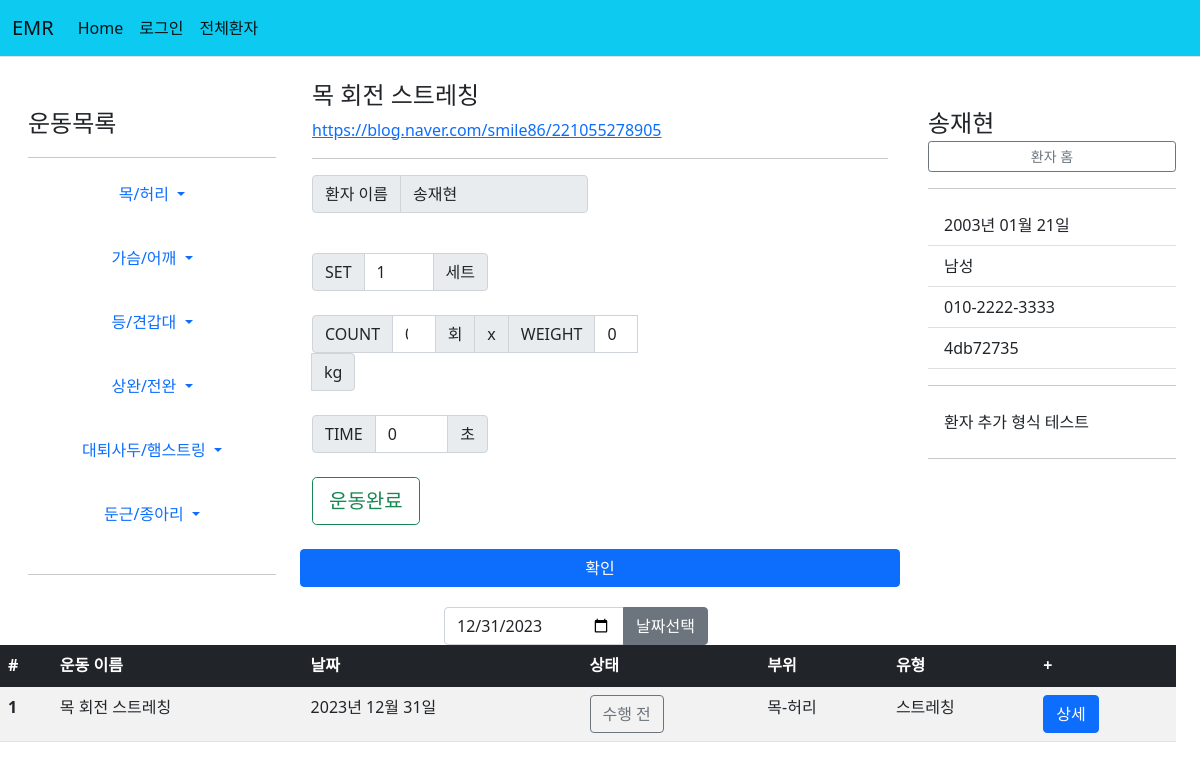
The page /patient/4db72735-7524-4b8d-b64b-b228c6ceb18b/ce3b4ced-a5bc-4786-ac72-ff42a18cb0aa/2023-12-31/modify/ on the database its author committed.
### patient/models.py (models this page shows, shortened)
class Exercise(models.Model):
    name = models.CharField(primary_key=True, max_length=30)
    part = models.ForeignKey(Part, on_delete=models.CASCADE)
    type = models.ForeignKey(ExerciseType, on_delete=models.CASCADE)
    link = models.URLField(default='https://blog.naver.com/smile86/221055278905')

class Patient2(models.Model):
    id = models.CharField(primary_key=True, max_length=36, default=uuid.uuid4)
    name = models.CharField(max_length=10)
    front_resident = models.CharField(max_length=6)
    back_resident = models.CharField(max_length=1)
    phone = models.CharField(max_length=30)
    memo = models.TextField(default='메모')
    exercise_memo = models.TextField(default='운동처방 메모')
    rom_memo = models.TextField(default='가동범위 검사 메모')
    clinic_memo = models.TextField(default='물리치료 메모')

class ExerciseList(models.Model):
    code = models.CharField(primary_key=True, max_length=36, default=uuid.uuid4)
    exercise = models.ForeignKey(Exercise, on_delete=models.CASCADE)
    patient = models.ForeignKey(Patient2, on_delete=models.CASCADE)
    date = models.DateField(default=date.today)
    count = models.IntegerField(default=0)
    set = models.IntegerField(default=1)
    time = models.IntegerField(default=0)
    weight = models.IntegerField(default=0)
    done = models.BooleanField(default=False)

class Part(models.Model):
    part = models.CharField(primary_key=True, max_length=10)

class ExerciseType(models.Model):
    type = models.CharField(primary_key=True, max_length=20)

### patient/views.py (the view)
# urls.py: path('<str:patient_id>/<str:exercise_code>/<str:selected_date>/modify/', views.exercise_modify, name='exercise_modify'),
def exercise_modify(request, exercise_code, patient_id, selected_date=''):
    exercise_ins = get_object_or_404(ExerciseList, pk=exercise_code)
    exercise = get_object_or_404(Exercise, pk=exercise_ins.exercise.name)
    patient = get_object_or_404(Patient2, pk=patient_id)
    selected_date = request.GET.get('date', selected_date)
    if selected_date=='':
        selected_date=str(timezone.now().date())
    exercise_list = ExerciseList.objects.filter(patient=patient_id, date=selected_date)
    if request.method == 'POST':
        form = ExerciseAddForm(request.POST, instance=exercise_ins)
        if form.is_valid():
            exercise = form.save(commit=False)
            exercise.save()
            return redirect('patient:exercise', patient_id = exercise.patient.id, selected_date=selected_date)
    else:
        form = ExerciseAddForm(instance=exercise_ins)
    context = {'patient':patient, 'exercise':exercise, 'form':form, 'exercise_list':exercise_list, 'selected_date':selected_date}
    return render(request, 'patient/exercise_form.html', context)

### patient/forms.py
class ExerciseAddForm(forms.ModelForm):
    class Meta:
        model = ExerciseList
        fields = ['set', 'count', 'time', 'weight', 'done']
        date = forms.DateField(initial=date.today())

### patient/templatetags/patient_filter.py (called while the page is built)
@register.filter
def back2(value):
    ans=''
    if int(value)%2==0:
        ans = '여성'
    else:
        ans = '남성'
    return ans

@register.filter
def birth2(value, back):
    if back=='3' or back=='4':
        year = '20'+value[:2]
    else:
        year = '19'+value[:2]
    birth = year+'년 '+value[2:4]+'월 '+value[4:]+'일'
    return birth

@register.filter
def id_cut(value):
    return value[:8]

### templates/patient/exercise_form.html (shortened to what this page needs)
{% extends "base.html" %}
{% load patient_filter %}
{% block content %}
{% load static %}
<div class="container-fluid">
  <div class="row">
    <div class="col-md-3">
      <div class="d-flex flex-column flex-shrink-0 p-3" style="width: 280px;">
        <svg class="bi pe-none me-2" width="40" height="32"><use xlink:href="#bootstrap"/></svg>
        <span class="fs-4">운동목록</span>
        <hr>
        <ul class="nav nav-pills flex-column mb-auto text-center">
          <li>
            <a href="#" class="nav-link text-primary align-items-center text-decoration-none dropdown-toggle" data-bs-toggle="dropdown" aria-expanded="false">
              목/허리
            </a>
          </li>
          <br>
          <li>
            <a href="#" class="nav-link align-items-center text-decoration-none dropdown-toggle" data-bs-toggle="dropdown" aria-expanded="false">
              가슴/어깨
            </a>
          </li>
          <br>
          <li>
            <a href="#" class="nav-link align-items-center text-decoration-none dropdown-toggle" data-bs-toggle="dropdown" aria-expanded="false">
              등/견갑대
            </a>
          </li>
          <br>
          <li>
            <a href="#" class="nav-link align-items-center text-decoration-none dropdown-toggle" data-bs-toggle="dropdown" aria-expanded="false">
              상완/전완
            </a>
          </li>
          <br>
          <li>
            <a href="#" class="nav-link align-items-center text-decoration-none dropdown-toggle" data-bs-toggle="dropdown" aria-expanded="false">
              대퇴사두/햄스트링
            </a>
          </li>
          <br>
          <li>
            <a href="#" class="nav-link align-items-center text-decoration-none dropdown-toggle" data-bs-toggle="dropdown" aria-expanded="false">
              둔근/종아리
            </a>
          </li>
          <br>
      </ul>
      <hr>
    </div>
  </div>
  <div class="col-md-6">
    <br>
    <form method="post">
      <div class="row">
        <h4>{{exercise.name}}</h4>
        <a href="{{exercise.link}}">{{exercise.link}}</a>
      </div>
      <hr>
      <div class="row">
        <div class="col-md-6">
          <div class="input-group mb-3">
            <span class="input-group-text"> 환자 이름 </span>
            <input class="form-control" type="text" value={{patient.name}} readonly>
          </div>
        </div>
      </div>
      <br>
      <div class="row">
        <div class="col-md-4">
          <div class="input-group">
            <span class="input-group-text">SET</span>
            <input class="form-control" name="set" type="number" min="0" value="{{form.set.value}}">
            <span class="input-group-text">세트</span>
          </div>
        </div>
      </div>
      <br>
      <div class="row">
        <div class="col-md-7">
          <div class="input-group">
            <span class="input-group-text">COUNT</span>
            <input class="form-control" name="count" type="number" min="0" value="{{form.count.value}}">
            <span class="input-group-text">회</span>
            <span class="input-group-text" id="basic-addon1">x</span>
            <span class="input-group-text">WEIGHT</span>
            <input class="form-control" name="weight" min="0" value="{{form.weight.value}}">
            <span class="input-group-text">kg</span>
          </div>
        </div>
      </div>
      <br>
      <div class="row">
        <div class="col-md-4">
          <div class="input-group">
            <span class="input-group-text">TIME</span>
            <input class="form-control" name="time" type="number" min="0" value="{{form.time.value}}">
            <span class="input-group-text">초</span>
          </div>
        </div>
      </div>
      <br>
      <div class="row">
        <div class="col-md-7">
          <label class="btn btn-outline-success btn-lg" for="btn-check-outlined">운동완료</label>
        </div>
      </div>
      <br>
      <div class="row">
        <button type="submit" class="btn btn-primary">확인</button>
      </div>
    </form>
  </div>
    <div class="col-md-3">
      <div class="col-md-3">
        <div class="d-flex flex-column flex-shrink-0 p-3" style="width: 280px;">
            <svg class="bi pe-none me-2" width="40" height="32"><use xlink:href="#bootstrap"/></svg>
            <span class="fs-4">{{patient.name}}</span>
            <a href="{% url 'patient:detail' patient.id %}" class="btn  btn-sm btn-outline-secondary">환자 홈</a></span>
          <hr>
          <ul class="list-group list-group-flush">
            <li class="list-group-item">{{patient.front_resident|birth2:patient.back_resident}}</li>
            <li class="list-group-item">{{patient.back_resident|back2}}</li>
            <li class="list-group-item">{{patient.phone}}</li>
            <li class="list-group-item">{{patient.id|id_cut}}</li>
            <hr>
            <li class="list-group-item">{{patient.memo}}</li>
          </ul>
          <hr>
      </div>
    </div>
  </div>
  <div class="row">
    <div class="row justify-content-center">
      <div class="col-md-3">
        <form method="get">
          <div class="input-group">
            <input type="date" class="form-control" id="date" name="date" value="{{ selected_date|default_if_none:""}}">
            <button type="submit" class="btn btn-secondary">날짜선택</button>
          </div>
        </form>
      </div>
    </div>
    <table class="table table-border table-Secondary table-striped">
      <thead>
      <tr class="table-dark">
          <th scope="col">#</th>
          <th scope="col">운동 이름</th>
          <th scope="col">날짜</th>
          <th scope="col">상태</th>
          <th scope="col">부위</th>
          <th scope="col">유형</th>
          <th scope="col">+</th>
      </tr>
      </thead>
      <tbody>
      {% for exercise in exercise_list %}
      <tr>
          <th scope="row">{{forloop.counter}}</th>
          <td>{{exercise.exercise.name}}</td>
          <td>{{exercise.date}}</td>
          {% if exercise.done %}<td> <button type="button" class="btn btn-success">완료</button></td>
          {% else %}<td><button type="button" class="btn btn-outline-secondary">수행 전</button></td>{% endif %}
          <td>{{exercise.exercise.part.part}}</td>
          <td>{{exercise.exercise.type.type}}</td>
          <td><a class="btn btn-primary" href="{% url 'patient:exercise_modify' patient_id=patient.id exercise_code=exercise.code selected_date=selected_date %}" role="button">상세</a></td>
      </tr>
      {% endfor %}
      </tbody>
    </table>
  </div>
</div>
{% endblock %}

### static/sidebars.css (style rules this page uses)
body { min-height: 100vh; min-height: -webkit-fill-available; }
html { height: -webkit-fill-available; }
.dropdown-toggle { outline: 0; }

### rows shown on the page
Exercise: name "목 회전 스트레칭", link "https://blog.naver.com/smile86/221055278905"
Patient2: name "송재현", front_resident|birth2 "2003년 01월 21일", back_resident|back2 "남성", phone "010-2222-3333", id|id_cut "4db72735", memo "환자 추가 형식 테스트"
ExerciseList: exercise.name "목 회전 스트레칭", date "2023년 12월 31일", done "수행 전", exercise.part.part "목-허리", exercise.type.type "스트레칭"
